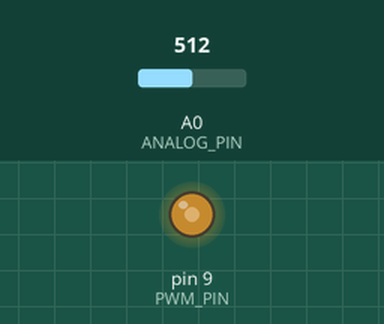
This sketch was run on a simulated Arduino Uno, built with avr-gcc and run on an emulated ATmega328P. On the bench: output pins drawn as LEDs (lit = HIGH). Inputs (shaded band) come from the test bench; at power-on: A0 (ANALOG_PIN) = 512. What the sketch prints to the serial monitor is not drawn.

Above: at 1.2 s.
1.3 s: A0 (ANALOG_PIN) set to 716
At 1.8 s:
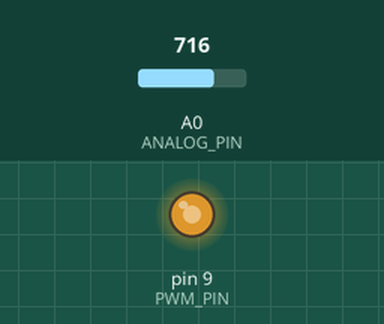
2.8 s: A0 (ANALOG_PIN) set to 900
At 4.0 s:
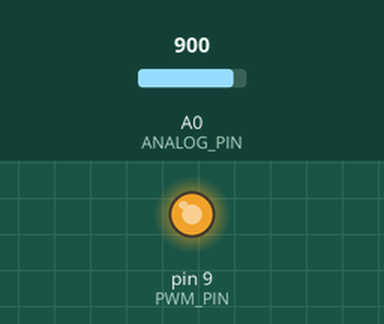
4.3 s: A0 (ANALOG_PIN) set to 122
At 5.3 s:
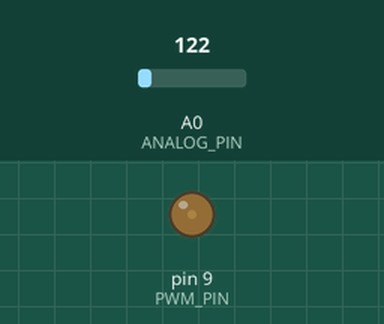
5.8 s: A0 (ANALOG_PIN) set to 0
At 6.4 s:
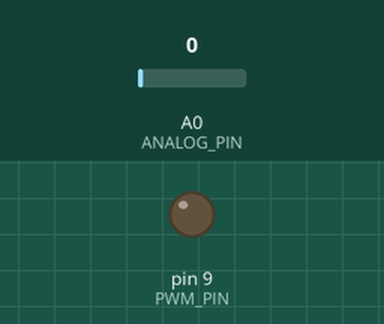
Timing chart, 0 to 8.3 s (numbered marks = the images above; inputs shaded):
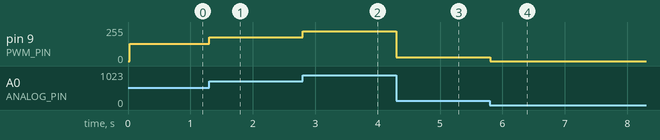

The sketch:

NumericError_SignalChainLabV1.ino
```cpp
#include <Arduino.h>
#include <math.h>

// BetterBoard Numeric Error Depth — Signal Chain Lab V1
// Integrates the overlapping ADC stability, ADC quantization, EMA filter-lag,
// and PWM quantization experiments into one synchronized A0 -> processing -> D9 chain.
// Standalone firmware remains useful as a single-factor control, but this program
// is the preferred integrated experiment for end-to-end measurement evidence.

const uint8_t ANALOG_PIN = A0;
const uint8_t PWM_PIN = 9;
const uint32_t BAUD = 115200;
const uint32_t SAMPLE_INTERVAL_US = 20000UL;  // 50 Hz nominal
const uint16_t WINDOW_SAMPLES = 50;           // 1 s nominal window
const float NOMINAL_VREF_V = 5.0f;
const float EMA_ALPHA = 0.20f;

uint32_t nextSampleUs = 0;
uint32_t previousSampleUs = 0;
uint16_t windowCount = 0;
float meanAdc = 0.0f;
float m2Adc = 0.0f;
uint16_t minAdc = 1023;
uint16_t maxAdc = 0;
uint32_t maxLatenessUs = 0;
float filteredCounts = 0.0f;
bool filterInitialized = false;

uint16_t quantize10(uint16_t raw10, uint8_t bits) {
  const uint16_t levels = (1U << bits) - 1U;
  return (uint16_t)(((uint32_t)raw10 * levels + 511UL) / 1023UL);
}

float reconstructCounts(uint16_t q, uint8_t bits) {
  const uint16_t levels = (1U << bits) - 1U;
  return ((float)q * 1023.0f) / (float)levels;
}

uint8_t toPwm8(uint16_t raw10) {
  return (uint8_t)(((uint32_t)raw10 * 255UL + 511UL) / 1023UL);
}

void resetWindow() {
  windowCount = 0;
  meanAdc = 0.0f;
  m2Adc = 0.0f;
  minAdc = 1023;
  maxAdc = 0;
  maxLatenessUs = 0;
}

void setup() {
  Serial.begin(BAUD);
  pinMode(ANALOG_PIN, INPUT);
  pinMode(PWM_PIN, OUTPUT);
  nextSampleUs = micros();
  Serial.println("NUMERIC_ERROR_SIGNAL_CHAIN_V1");
  Serial.println("sample_us,scheduled_us,lateness_us,dt_us,raw10,nominal_voltage_v,q8,recon8,error8_counts,q6,recon6,error6_counts,q4,recon4,error4_counts,ema_counts,ema_residual_counts,pwm8,pwm_duty,reconstructed_pwm10,pwm_error_counts,window_samples,window_mean_adc,window_stddev_adc,window_peak_to_peak_adc,window_max_lateness_us");
}

void loop() {
  const uint32_t now = micros();
  if ((int32_t)(now - nextSampleUs) < 0) return;

  const uint32_t scheduledUs = nextSampleUs;
  nextSampleUs += SAMPLE_INTERVAL_US;
  const uint32_t sampleUs = micros();
  const uint32_t latenessUs = sampleUs - scheduledUs;
  const uint32_t dtUs = previousSampleUs == 0 ? 0 : sampleUs - previousSampleUs;
  previousSampleUs = sampleUs;
  if (latenessUs > maxLatenessUs) maxLatenessUs = latenessUs;

  const uint16_t raw = analogRead(ANALOG_PIN);
  const float nominalVoltage = (float)raw * NOMINAL_VREF_V / 1023.0f;

  const uint16_t q8 = quantize10(raw, 8);
  const uint16_t q6 = quantize10(raw, 6);
  const uint16_t q4 = quantize10(raw, 4);
  const float recon8 = reconstructCounts(q8, 8);
  const float recon6 = reconstructCounts(q6, 6);
  const float recon4 = reconstructCounts(q4, 4);

  if (!filterInitialized) {
    filteredCounts = (float)raw;
    filterInitialized = true;
  } else {
    filteredCounts += EMA_ALPHA * ((float)raw - filteredCounts);
  }

  const uint8_t pwm = toPwm8(raw);
  analogWrite(PWM_PIN, pwm);
  const float pwmDuty = (float)pwm / 255.0f;
  const float pwmRecon10 = (float)pwm * 1023.0f / 255.0f;

  windowCount++;
  const float delta = (float)raw - meanAdc;
  meanAdc += delta / (float)windowCount;
  const float delta2 = (float)raw - meanAdc;
  m2Adc += delta * delta2;
  if (raw < minAdc) minAdc = raw;
  if (raw > maxAdc) maxAdc = raw;

  const bool windowComplete = windowCount >= WINDOW_SAMPLES;
  const float windowStddev = windowComplete ? sqrtf(m2Adc / (float)windowCount) : -1.0f;
  const uint16_t windowP2P = windowComplete ? (uint16_t)(maxAdc - minAdc) : 0;
  const uint16_t reportWindowCount = windowComplete ? windowCount : 0;
  const float reportWindowMean = windowComplete ? meanAdc : -1.0f;
  const uint32_t reportMaxLateness = windowComplete ? maxLatenessUs : 0;

  Serial.print(sampleUs); Serial.print(',');
  Serial.print(scheduledUs); Serial.print(',');
  Serial.print(latenessUs); Serial.print(',');
  Serial.print(dtUs); Serial.print(',');
  Serial.print(raw); Serial.print(',');
  Serial.print(nominalVoltage, 7); Serial.print(',');
  Serial.print(q8); Serial.print(','); Serial.print(recon8, 5); Serial.print(','); Serial.print(recon8 - raw, 5); Serial.print(',');
  Serial.print(q6); Serial.print(','); Serial.print(recon6, 5); Serial.print(','); Serial.print(recon6 - raw, 5); Serial.print(',');
  Serial.print(q4); Serial.print(','); Serial.print(recon4, 5); Serial.print(','); Serial.print(recon4 - raw, 5); Serial.print(',');
  Serial.print(filteredCounts, 5); Serial.print(','); Serial.print(filteredCounts - raw, 5); Serial.print(',');
  Serial.print(pwm); Serial.print(','); Serial.print(pwmDuty, 8); Serial.print(',');
  Serial.print(pwmRecon10, 5); Serial.print(','); Serial.print(pwmRecon10 - raw, 5); Serial.print(',');
  Serial.print(reportWindowCount); Serial.print(','); Serial.print(reportWindowMean, 5); Serial.print(',');
  Serial.print(windowStddev, 5); Serial.print(','); Serial.print(windowP2P); Serial.print(',');
  Serial.println(reportMaxLateness);

  if (windowComplete) resetWindow();
}
```

Measured:
- after the input at 1.3 s, pin 9 (PWM_PIN): 128/255 → 178/255 at once
- after the input at 2.8 s, pin 9 (PWM_PIN): 178/255 → 224/255 at once
- after the input at 4.3 s, pin 9 (PWM_PIN): 224/255 → 30/255 at once
- after the input at 5.8 s, pin 9 (PWM_PIN): 30/255 → 0/255 at once
